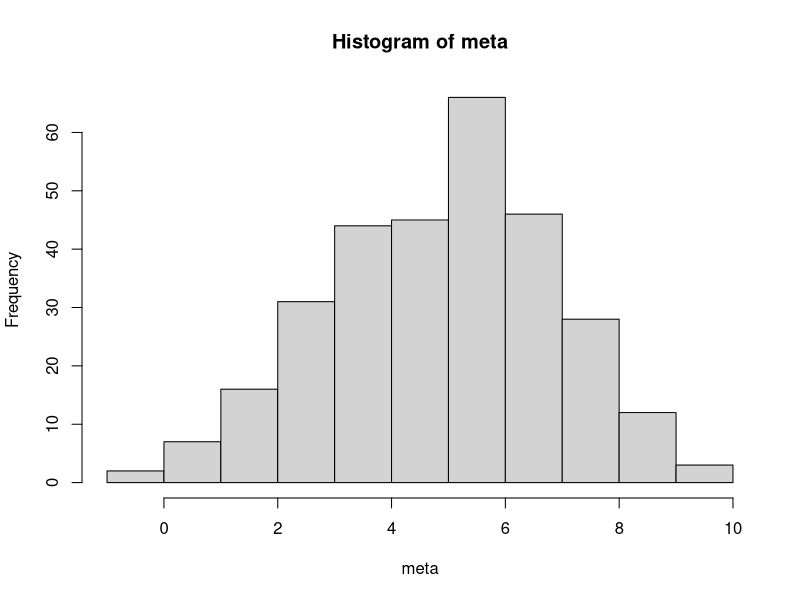
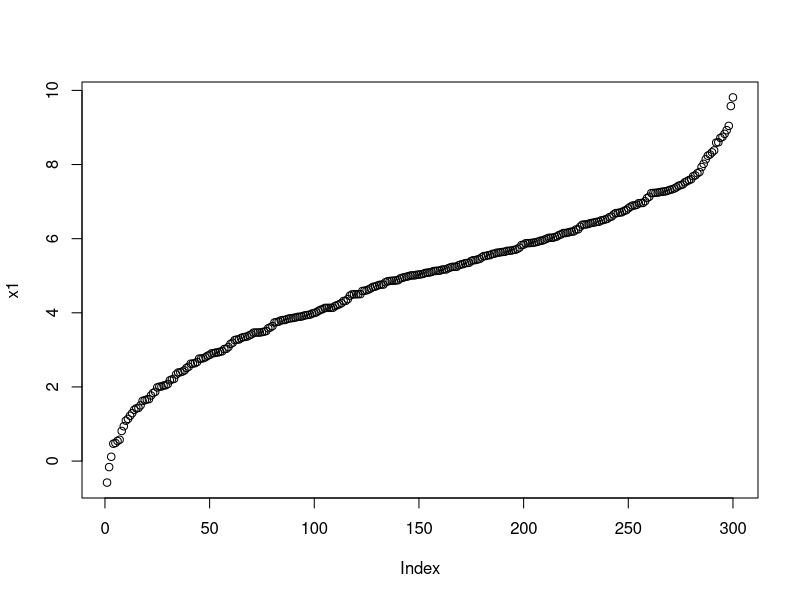
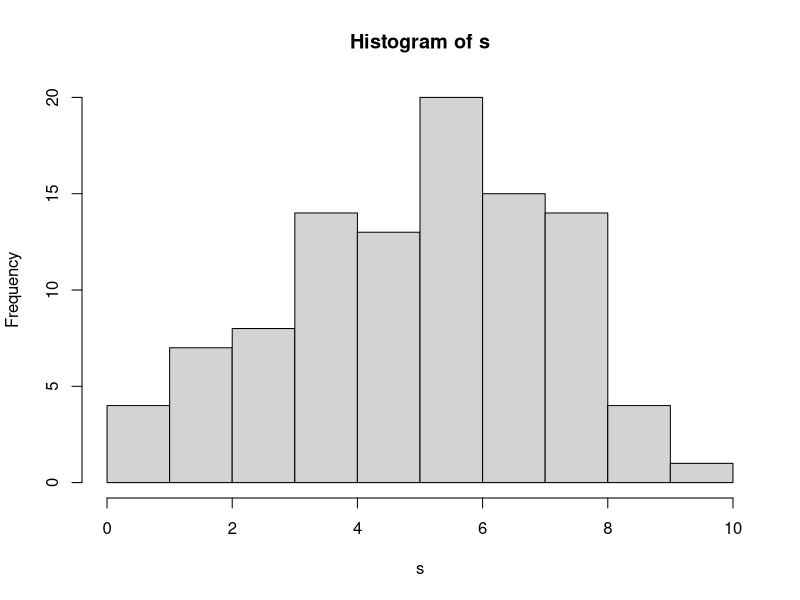

Write R code to recreate these figures, in order.
## ---- chunk 1
knitr::opts_chunk$set(echo = TRUE)
## ---- chunk 2
idx<-as.integer(runif(300)*300)+1
## ---- chunk 3
meta<-rnorm(300,5,2)
hist(meta)

x1<-sort(meta)
plot(x1)
r1 <- rank(meta)
## ---- chunk 4
idx<-as.integer(runif(100)*300)+1
s<-meta[idx]
s.sum<-summary(s)
hist(s)
s.mean<-s.sum[4]
s.sd<-sd(s)/sqrt(300)
print("sample mean")
print(s.mean)
print("sample sd")
print(s.sd)

s.conf<-c(-1.96*s.sd,1.96*s.sd)+s.mean

